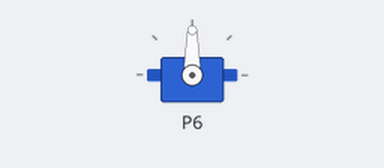
A program run on a simulated BBC micro:bit (MakeCode). On the bench: servo.

Above: at 0.05 s.
At 2.0 s:
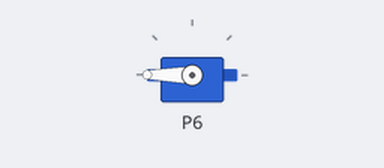
Timing chart, 0 to 6.9 s (numbered marks = the images above):
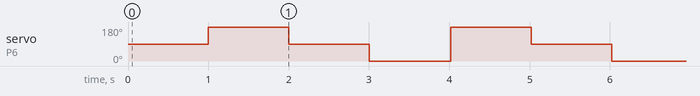

The program:

main.ts
```typescript
pins.servoWritePin(AnalogPin.P6, 90)
basic.forever(function () {
    basic.pause(1000)
    pins.servoWritePin(AnalogPin.P6, 180)
    basic.pause(1000)
    pins.servoWritePin(AnalogPin.P6, 90)
    basic.pause(1000)
    pins.servoWritePin(AnalogPin.P6, 0)
})
```

test.ts
```typescript
// 在這裡測試；當此封包作為擴充功能時，將不會編譯此內容。
```

Measured:
- by itself, servo on P6: repeats every 3.0 s: 90° 1.0 s, 0° 1.0 s, 180° 1.0 s
